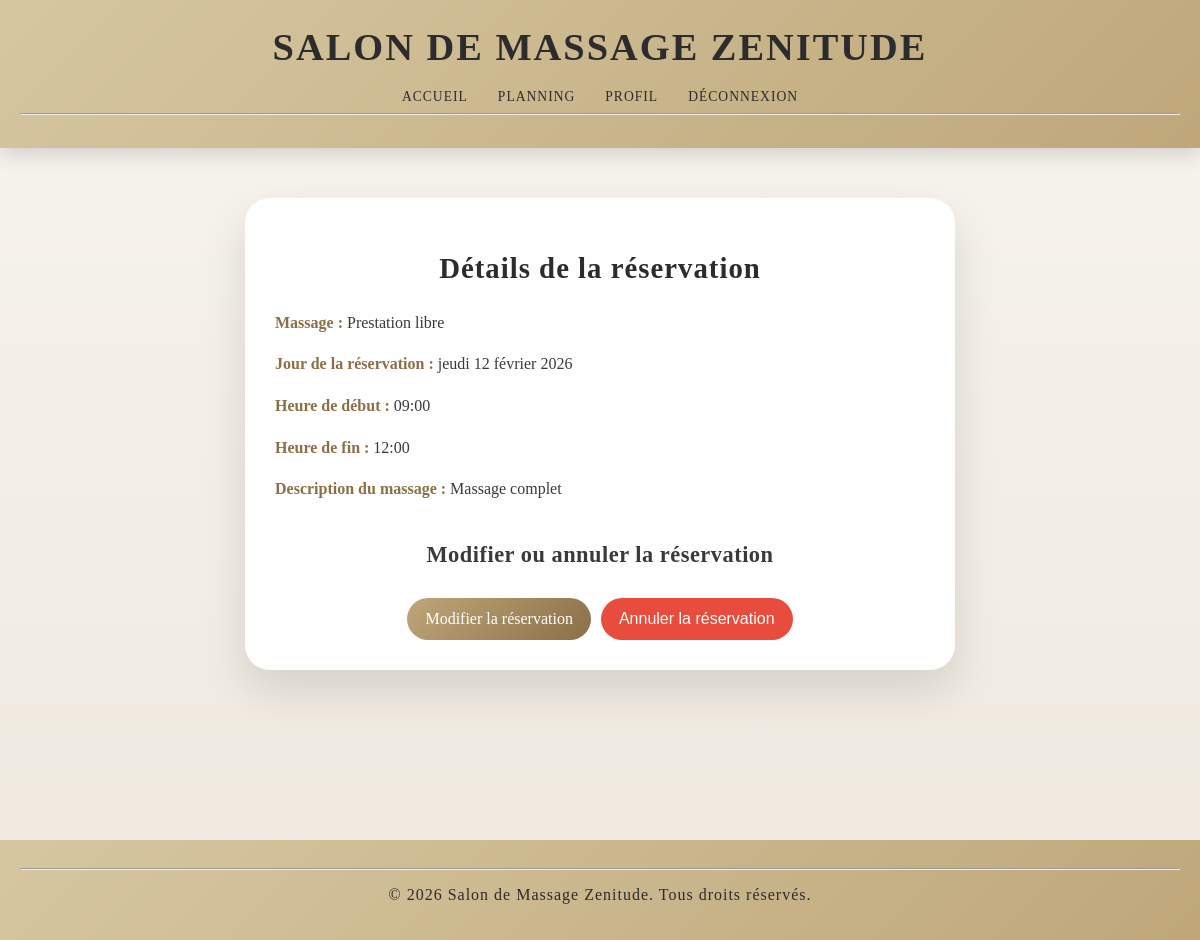
/pages/reservation_detail.php?id=9 (signed in), run on the app's committed database.
### tables this page shows
CREATE TABLE `event` (
  `id` int(11) NOT NULL,
  `event_title` varchar(255) NOT NULL,
  `description` text NOT NULL,
  `start_date` datetime NOT NULL,
  `end_date` datetime NOT NULL,
  `creator_id` int(11) NOT NULL
);

### includes/tools.php (called while the page is built, shortened)
<?php
function event_by_id($pdo, $id){
    $sql = "SELECT * FROM event WHERE event.id = :id";
    $query = $pdo->prepare($sql);
    $query->execute([':id' => $id]);
    return $query->fetchAll(PDO::FETCH_ASSOC);
}

### pages/reservation_detail.php (the view, shortened to what this page needs)
<?php
include '../includes/config.php';
include '../includes/header.php';
include '../includes/tools.php';
if(isset($_GET['id'])){
    $creneau = $_GET['id'];
}
$details = event_by_id($pdo, $creneau);
?>
<section class="details">
    <h2>Détails de la réservation</h2>
    <?php
    $timestamp = strtotime($details[0]['start_date']);
    $formatter = new IntlDateFormatter('fr_FR',IntlDateFormatter::FULL,IntlDateFormatter::NONE);
    echo '<p><strong>Massage :</strong> ' . htmlspecialchars($details[0]['event_title']) . '</p>
        <p><strong>Jour de la réservation :</strong> ' . $formatter->format($timestamp) . '</p>
        <p><strong>Heure de début :</strong> ' . date('H:i', strtotime($details[0]['start_date'])) . '</p>
        <p><strong>Heure de fin :</strong> ' . date('H:i', strtotime($details[0]['end_date'])) . '</p>
        <p><strong>Description du massage : </strong>' . htmlspecialchars($details[0]['description']) . '</p>';
    ?>
    <h3>Modifier ou annuler la réservation</h3>
    <article>
        <a href="reservation-form.php?id=<?php echo (int)$details[0]['id']; ?>">
            Modifier la réservation
        </a>
        <form method="POST">
            <button type="submit" class="trash">
                Annuler la réservation
            </button>
        </form>
    </article>
</section>
<?php include '../includes/footer.php'; ?>

### css/style.css (style rules this page uses)
body { font-family: 'Playfair Display', 'Poppins', serif; background: linear-gradient(180deg, #f7f4ef, #efe9df); color: #2c2c2c; margin: 0; padding: 0; }
a { color: #8b6f47; text-decoration: none; font-weight: 500; }
section { margin-bottom: 60px; }
.trash { background: none; border: none; cursor: pointer; }
.details { max-width: 650px; margin: 0 auto 60px auto; padding: 30px; background: rgba(255, 255, 255, 0.95); border-radius: 25px; box-shadow: 0 20px 45px rgba(0,0,0,0.12); }
.details h2 { font-size: 1.8em; margin-bottom: 25px; color: #2c2c2c; text-align: center; letter-spacing: 1px; }
.details h3 { font-size: 1.4em; margin-top: 40px; margin-bottom: 20px; color: #3a3a3a; text-align: center; letter-spacing: 0.5px; }
.details p { font-size: 1em; line-height: 1.6; color: #3a3a3a; margin-bottom: 12px; }
.details p strong { color: #8b6f47; }
.details article { display: flex; justify-content: center; align-items: center; }
.details a, .details .trash { display: inline-flex; justify-content: center; align-items: center; padding: 12px 18px; margin: 10px 5px 0 5px; border-radius: 30px; font-size: 1em; cursor: pointer; transition: transform 0.2s, box-shadow 0.2s, background 0.2s; text-decoration: none; color: white; }
.details a { background: linear-gradient(135deg, #bfa77a, #8b6f47); }
.details .trash { background: #e74c3c; border: none; color: #fff; }

### data on the page
event: event_title "Prestation libre", start_date "jeudi 12 février 2026", start_date "09:00", end_date "12:00", description "Massage complet"
